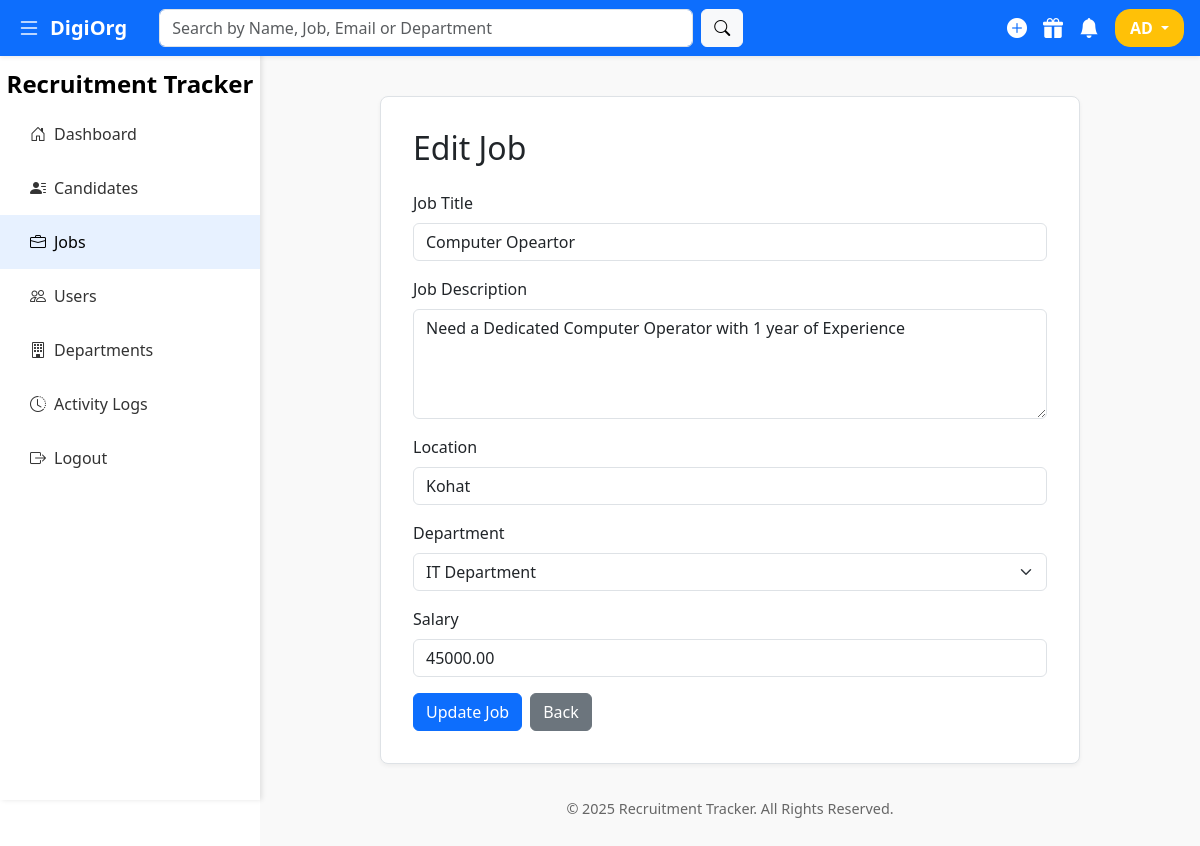
Screenshot of /jobs/edit_job.php?id=4 (signed in) with the database file from the repository.
### tables this page shows
CREATE TABLE `jobs` (
  `id` int(11) NOT NULL,
  `title` varchar(255) NOT NULL,
  `description` text DEFAULT NULL,
  `location` varchar(255) DEFAULT NULL,
  `salary` decimal(10,2) DEFAULT NULL,
  `department_id` int(11) DEFAULT NULL
);

CREATE TABLE `departments` (
  `id` int(11) NOT NULL,
  `name` varchar(100) NOT NULL,
  `description` text DEFAULT NULL
);

### jobs/edit_job.php (the view, shortened to what this page needs)
<?php
require_once('../config/db.php');
$title = $description = $location = $salary = $department_id = "";
$departments_res = mysqli_query($conn, "SELECT * FROM departments ORDER BY name");
if (isset($_GET['id'])) {
    $id = intval($_GET['id']);
    $query = mysqli_query($conn, "SELECT * FROM jobs WHERE id = $id");
    $job = mysqli_fetch_assoc($query);
    if ($job) {
        $title = $job['title'];
        $description = $job['description'];
        $location = $job['location'];
        $salary = $job['salary'];
        $department_id = $job['department_id'];
    }
}
?>
<!DOCTYPE html>
<html lang="en">
<head>
  <link href="https://cdn.jsdelivr.net/npm/bootstrap@5.3.0/dist/css/bootstrap.min.css" rel="stylesheet">
  <link href="https://cdn.jsdelivr.net/npm/bootstrap-icons@1.10.5/font/bootstrap-icons.css" rel="stylesheet">
</head>
<body>
<?php include('../partials/navbar.php'); ?>
<?php include('../partials/sidebar.php'); ?>
<div class="content" id="content">
  <div class="card-light">
    <h2 class="mb-4"><?= isset($_GET['id']) ? 'Edit' : 'Add'; ?> Job</h2>
    <form method="POST">
      <div class="mb-3">
        <label for="title" class="form-label">Job Title</label>
        <input type="text" class="form-control" id="title" name="title" value="<?= htmlspecialchars($title); ?>" required>
      </div>
      <div class="mb-3">
        <label for="description" class="form-label">Job Description</label>
        <textarea class="form-control" id="description" name="description" rows="4" required><?= htmlspecialchars($description); ?></textarea>
      </div>
      <div class="mb-3">
        <label for="location" class="form-label">Location</label>
        <input type="text" class="form-control" id="location" name="location" value="<?= htmlspecialchars($location); ?>" required>
      </div>
      <div class="mb-3">
        <label for="department_id" class="form-label">Department</label>
        <select name="department_id" id="department_id" class="form-select">
          <?php
          mysqli_data_seek($departments_res, 0);
          while ($d = mysqli_fetch_assoc($departments_res)): ?>
            <option value="<?= $d['id'] ?>" <?= ($department_id == $d['id']) ? 'selected' : '' ?>>
              <?= htmlspecialchars($d['name']) ?>
            </option>
          <?php endwhile; ?>
        </select>
      </div>
      <div class="mb-3">
        <label for="salary" class="form-label">Salary</label>
        <input type="number" class="form-control" id="salary" name="salary" value="<?= htmlspecialchars($salary); ?>" required>
      </div>
      <div class="d-flex gap-2">
        <button type="submit" class="btn btn-primary"><?= isset($_GET['id']) ? 'Update Job' : 'Add Job'; ?></button>
        <a href="manage_jobs.php" class="btn btn-secondary">Back</a>
      </div>
    </form>
  </div>
  <div class="footer mt-4">
    <p>&copy; 2025 Recruitment Tracker. All Rights Reserved.</p>
  </div>
</div>
</body>
</html>

### jobs/edit_job.php (style rules this page uses)
.content { margin-left: 260px; padding: 6rem 2rem 2rem 2rem; transition: margin-left 0.3s ease; min-height: 100vh; background-color: #f9f9f9; }
.card-light { background-color: #fff; border: 1px solid #dee2e6; border-radius: 8px; box-shadow: 0 2px 4px rgba(0,0,0,0.05); padding: 2rem; max-width: 700px; margin: 0 auto; }
.footer { text-align: center; padding: 10px 0; color: #666; font-size: 0.9rem; }

### rows the page displays
jobs: title "Computer Opeartor", description "Need a Dedicated Computer Operator with 1 year of Experience", location "Kohat", department_id "IT Department", salary "45000.00"

### other values shown
$initials "AD"
